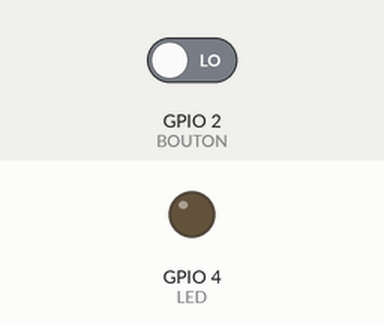
This program was run on a simulated ESP32. Shown: output pins drawn as LEDs (lit = HIGH). The test bench sets the inputs (shaded band); at power-on: GPIO 2 (BOUTON) LOW. What the program prints to the serial monitor is not drawn.

Above: at 2.2 s.
2.3 s: GPIO 2 (BOUTON) driven HIGH
At 4.2 s:
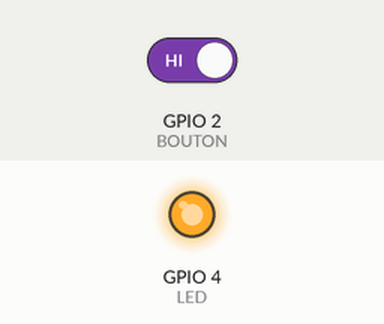
4.5 s: GPIO 2 (BOUTON) driven LOW
At 5.4 s:
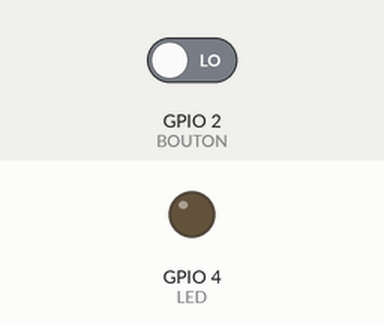
Timing chart, 0 to 7.5 s (numbered marks = the images above; inputs shaded):
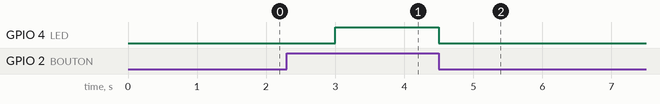

Measured:
- after the input at 2.3 s, GPIO 4 (LED): LOW → HIGH after 0.70 s
- after the input at 4.5 s, GPIO 4 (LED): HIGH → LOW at once

The program:

main.cpp
```cpp
// 3.2.4 Response time with a button - version light sleep
// Meme fonction que la version de reference, mais la carte dort entre deux appuis
// au lieu de scruter le bouton en permanence.
//
// Pourquoi le light sleep et pas le deep sleep : le light sleep conserve la RAM et
// l'etat des peripheriques, l'execution reprend a l'instruction suivante. Le reveil
// par GPIO coute donc quelques centaines de microsecondes, contre les 90 ms de
// demarrage que nous avons mesurees en deep sleep (voir la note d'analyse). Pour
// une reaction a un appui, le deep sleep est disqualifie par ce seul chiffre.
//
// Cablage identique a la version de reference : bouton sur GPIO 2 (repos LOW),
// LED externe sur GPIO 4.

#include <Arduino.h>
#include <esp_sleep.h>
#include <driver/gpio.h>

#define PREFIX "[Binome 11 - SALOMON & VOISSIER] "

const gpio_num_t BOUTON = GPIO_NUM_2;
const int LED = 4;

void setup() {
    Serial.begin(115200);
    delay(1000);
    pinMode(BOUTON, INPUT);
    pinMode(LED, OUTPUT);

    // Reveil sur niveau haut : le bouton au repos est a LOW, l'appui le met a 3,3 V.
    gpio_wakeup_enable(BOUTON, GPIO_INTR_HIGH_LEVEL);
    esp_sleep_enable_gpio_wakeup();

    Serial.println(PREFIX "Bouton -> LED en light sleep, reveil sur GPIO 2");
}

void loop() {
    if (digitalRead(BOUTON) == HIGH) {
        digitalWrite(LED, HIGH);
        while (digitalRead(BOUTON) == HIGH) {
            delay(1);                     // LED allumee tant que l'appui dure
        }
        digitalWrite(LED, LOW);
    }

    // Plus rien a faire : on dort jusqu'au prochain appui, sans timer.
    Serial.flush();
    esp_light_sleep_start();
}
```
